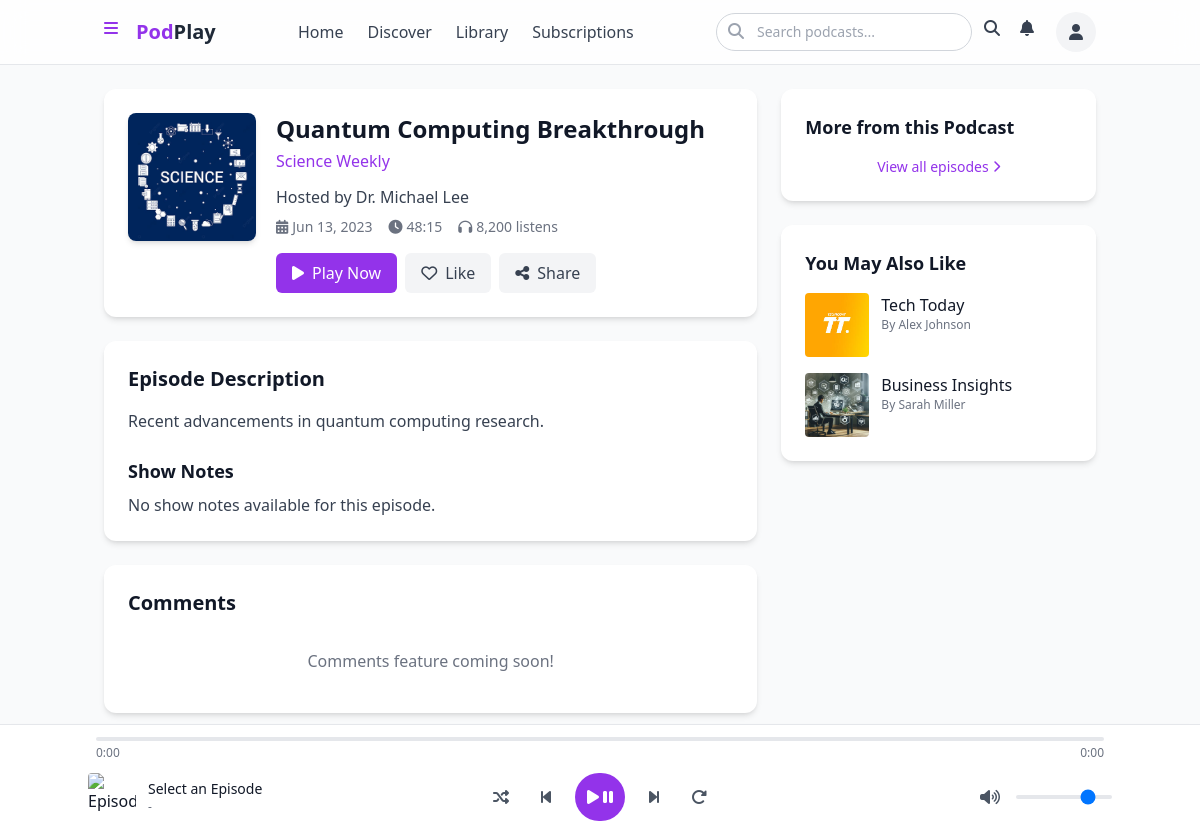
/index.php?page=listen&id=7 (signed in), run on the app's committed database.
### tables this page shows
CREATE TABLE IF NOT EXISTS episodes (
    id INT AUTO_INCREMENT PRIMARY KEY,
    podcast_id INT NOT NULL,
    title VARCHAR(100) NOT NULL,
    description TEXT NOT NULL,
    audio_file VARCHAR(100) NOT NULL,
    duration VARCHAR(10) NOT NULL,
    release_date DATE NOT NULL,
    listens INT DEFAULT 0,
    show_notes TEXT,
    created_at DATETIME DEFAULT CURRENT_TIMESTAMP,
    updated_at DATETIME DEFAULT CURRENT_TIMESTAMP ON UPDATE CURRENT_TIMESTAMP,
    FOREIGN KEY (podcast_id) REFERENCES podcasts(id) ON DELETE CASCADE
);

CREATE TABLE IF NOT EXISTS podcasts (
    id INT AUTO_INCREMENT PRIMARY KEY,
    title VARCHAR(100) NOT NULL,
    description TEXT NOT NULL,
    host VARCHAR(100) NOT NULL,
    cover_image VARCHAR(100) NOT NULL,
    category VARCHAR(50) NOT NULL,
    is_featured BOOLEAN DEFAULT 0,
    rating DECIMAL(3,1) DEFAULT 0.0,
    listens INT DEFAULT 0,
    episode_count INT DEFAULT 0,
    created_at DATETIME DEFAULT CURRENT_TIMESTAMP,
    updated_at DATETIME DEFAULT CURRENT_TIMESTAMP ON UPDATE CURRENT_TIMESTAMP
);

### functions.php (called while the page is built, shortened)
<?php
function getTrendingPodcasts($limit = 4) {
    global $conn;
    $query = "SELECT * FROM podcasts ORDER BY listens DESC LIMIT ?";
    $stmt = mysqli_prepare($conn, $query);
    mysqli_stmt_bind_param($stmt, "i", $limit);
    mysqli_stmt_execute($stmt);
    $result = mysqli_stmt_get_result($stmt);
    $podcasts = [];
    while($row = mysqli_fetch_assoc($result)) {
        $podcasts[] = $row;
    }
    return $podcasts;
}
function isEpisodeLiked($user_id, $episode_id) {
    global $conn;
    $query = "SELECT * FROM likes WHERE user_id = ? AND episode_id = ?";
    $stmt = mysqli_prepare($conn, $query);
    mysqli_stmt_bind_param($stmt, "ii", $user_id, $episode_id);
    mysqli_stmt_execute($stmt);
    $result = mysqli_stmt_get_result($stmt);
    return mysqli_num_rows($result) > 0;
}
function getEpisodeById($id) {
    global $conn;
    $query = "SELECT e.*, p.title as podcast_title, p.host, p.cover_image
              FROM episodes e
              JOIN podcasts p ON e.podcast_id = p.id
              WHERE e.id = ?";
    $stmt = mysqli_prepare($conn, $query);
    mysqli_stmt_bind_param($stmt, "i", $id);
    mysqli_stmt_execute($stmt);
    $result = mysqli_stmt_get_result($stmt);
    if(mysqli_num_rows($result) > 0) {
        return mysqli_fetch_assoc($result);
    }
    return null;
}
?>

### listen.php (the view, shortened to what this page needs)
<?php
$episode_id = $_GET['id'];
$episode = getEpisodeById($episode_id);
$isLiked = false;
if(isset($_SESSION['user_id'])) {
    $isLiked = isEpisodeLiked($_SESSION['user_id'], $episode_id);
}
?>
<div class="grid grid-cols-1 md:grid-cols-3 gap-6">
    <div class="md:col-span-2">
        <div class="bg-white rounded-xl shadow-md overflow-hidden mb-6">
            <div class="p-6">
                <div class="flex flex-col sm:flex-row gap-5">
                    <img src="assets/images/podcasts/<?php echo $episode['cover_image']; ?>" alt="<?php echo $episode['title']; ?>" class="w-32 h-32 rounded-lg shadow-md">
                    <div class="flex-1">
                        <h1 class="text-2xl font-bold mb-1"><?php echo $episode['title']; ?></h1>
                        <a href="index.php?page=podcast&id=<?php echo $episode['podcast_id']; ?>" class="text-purple-600 hover:underline mb-3 inline-block">
                            <?php echo $episode['podcast_title']; ?>
                        </a>
                        <p class="text-gray-700 mb-2">Hosted by <?php echo $episode['host']; ?></p>
                        <div class="flex flex-wrap items-center text-sm text-gray-500 gap-x-4 gap-y-2 mb-4">
                            <span class="flex items-center gap-1">
                                <i class="fas fa-calendar-alt"></i>
                                <?php echo date('M d, Y', strtotime($episode['release_date'])); ?>
                            </span>
                            <span class="flex items-center gap-1">
                                <i class="fas fa-clock"></i>
                                <?php echo $episode['duration']; ?>
                            </span>
                            <span class="flex items-center gap-1">
                                <i class="fas fa-headphones"></i>
                                <?php echo number_format($episode['listens']); ?> listens
                            </span>
                        </div>
                        <div class="flex flex-wrap gap-2">
                            <button id="playNowBtn" class="inline-flex items-center gap-2 bg-purple-600 text-white px-4 py-2 rounded-md hover:bg-purple-700 transition-colors">
                                <i class="fas fa-play"></i> Play Now
                            </button>
                            <form method="post" action="" class="inline">
                                <button
                                    type="submit"
                                    name="toggle_like"
                                    class="inline-flex items-center gap-2 <?php echo $isLiked ? 'bg-red-500 text-white' : 'bg-gray-100 text-gray-700 hover:bg-gray-200'; ?> px-4 py-2 rounded-md transition-colors"
                                >
                                    <i class="<?php echo $isLiked ? 'fas' : 'far'; ?> fa-heart"></i>
                                    <?php echo $isLiked ? 'Liked' : 'Like'; ?>
                                </button>
                            </form>
                            <button class="inline-flex items-center gap-2 bg-gray-100 text-gray-700 px-4 py-2 rounded-md hover:bg-gray-200 transition-colors">
                                <i class="fas fa-share-alt"></i> Share
                            </button>
                        </div>
                    </div>
                </div>
            </div>
        </div>
        <div class="bg-white rounded-xl shadow-md overflow-hidden mb-6">
            <div class="p-6">
                <h2 class="text-xl font-bold mb-4">Episode Description</h2>
                <div class="prose max-w-none text-gray-700">
                    <p><?php echo $episode['description']; ?></p>
                </div>
                <h3 class="text-lg font-bold mt-6 mb-2">Show Notes</h3>
                <div class="prose max-w-none text-gray-700">
                    <?php
                    $show_notes = !empty($episode['show_notes']) ? $episode['show_notes'] : "No show notes available for this episode.";
                    echo $show_notes;
                    ?>
                </div>
            </div>
        </div>
        <div class="bg-white rounded-xl shadow-md overflow-hidden">
            <div class="p-6">
                <h2 class="text-xl font-bold mb-4">Comments</h2>
                <p class="text-gray-500 text-center py-4">Comments feature coming soon!</p>
            </div>
        </div>
    </div>
    <div class="md:col-span-1">
        <div class="bg-white rounded-xl shadow-md overflow-hidden mb-6">
            <div class="p-6">
                <h2 class="text-lg font-bold mb-4">More from this Podcast</h2>
                <a href="index.php?page=podcast&id=<?php echo $episode['podcast_id']; ?>" class="text-purple-600 hover:underline text-sm flex items-center justify-center mt-4">
                    View all episodes <i class="fas fa-chevron-right ml-1 text-xs"></i>
                </a>
            </div>
        </div>
        <div class="bg-white rounded-xl shadow-md overflow-hidden">
            <div class="p-6">
                <h2 class="text-lg font-bold mb-4">You May Also Like</h2>
                <?php
                $similar_podcasts = getTrendingPodcasts(3);
                ?>
                <div class="space-y-4">
                    <?php foreach($similar_podcasts as $similar): ?>
                        <?php if($similar['id'] != $episode['podcast_id']): ?>
                            <div class="flex gap-3">
                                <img src="assets/images/podcasts/<?php echo $similar['cover_image']; ?>" alt="" class="w-16 h-16 rounded">
                                <div class="flex-1">
                                    <h3 class="font-medium text-gray-900"><?php echo $similar['title']; ?></h3>
                                    <p class="text-xs text-gray-500">By <?php echo $similar['host']; ?></p>
                                </div>
                            </div>
                        <?php endif; ?>
                    <?php endforeach; ?>
                </div>
            </div>
        </div>
    </div>
</div>

### data on the page
episodes: podcast.cover_image (picture), title "Quantum Computing Breakthrough", podcast.title "Science Weekly", podcast.host "Dr. Michael Lee", release_date "Jun 13, 2023", duration "48:15", listens "8,200", description "Recent advancements in quantum computing research.", show_notes "No show notes available for this episode."
podcasts: cover_image (picture), title "Tech Today", host "Alex Johnson"
podcasts: cover_image (picture), title "Business Insights", host "Sarah Miller"
